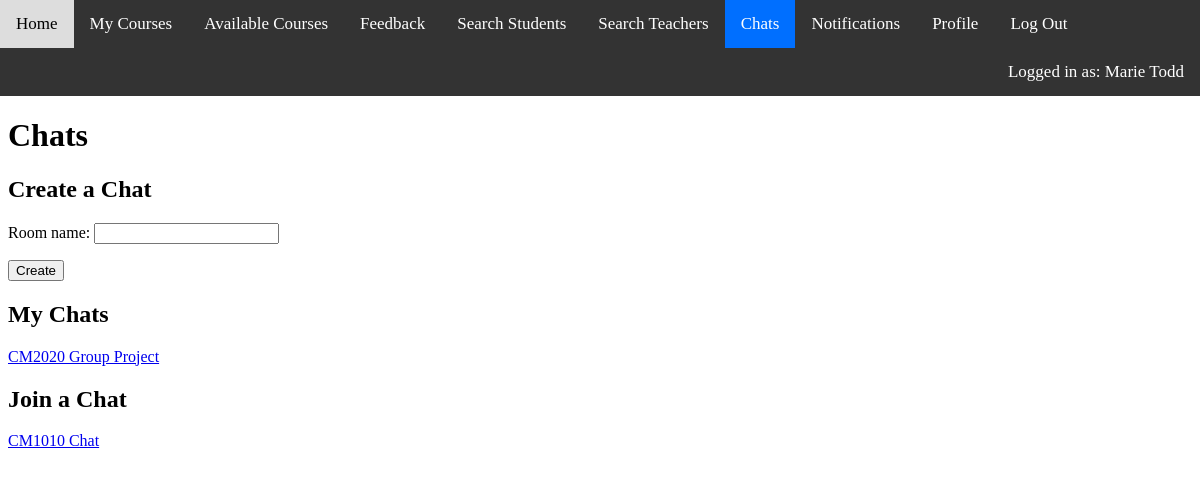
/chats (signed in), run on the app's committed database.
### elearning_app/models.py (models this page shows)
class AppUser(models.Model):
    user = models.OneToOneField(User, null=False, blank=False, on_delete=models.CASCADE)
    type = models.CharField(null=False, blank=False, max_length=256, choices=[('student', 'Student'), ('teacher', 'Teacher')])
    first_name = models.CharField(null=False, blank=False, max_length=256)
    last_name = models.CharField(null=False, blank=False, max_length=256)
    email = models.EmailField(null=False, blank=False, max_length=256)
    photo = models.FileField(null=False, blank=False, upload_to='user_photos/')

class Chat(models.Model):
    room_name = models.CharField(null=False, blank=False, max_length=256, unique=True)
    admin = models.ForeignKey(AppUser, null=False, blank=False, on_delete=models.CASCADE)
    members = models.ManyToManyField(AppUser, blank=False, related_name='members')
    chat_log = models.TextField(null=True, blank=True)

### elearning_app/views.py (the view)
# urls.py: path('chats', views.chats, name='chats'),
def chats(request):
    if request.user.is_anonymous:
        messages.warning(request, 'Please log in.')
        return redirect('/login')
    elif request.user.is_staff:
        messages.warning(request, 'Cannot access website with admin account.')
        return redirect('/login')
    else:
        chat_form = ChatForm()
        user_details = AppUser.objects.get(user=request.user)
        my_chats = Chat.objects.filter(members=user_details)
        other_chats = Chat.objects.exclude(members=user_details)
        return render(request, 'chats.html', {'chat_form': chat_form, 'my_chats': my_chats, 'other_chats': other_chats, 'user_details': user_details})

### elearning_app/forms.py
class ChatForm(forms.ModelForm):
    class Meta:
        model = Chat
        fields = ('room_name', )

### elearning_app/templates/chats.html (shortened to what this page needs)
{% extends "./base.html" %}
{% block content %}
    <h1>Chats</h1>
    <h2>Create a Chat</h2>
    <form onsubmit="createChat(event)" enctype="multipart/form-data" id="createChatForm">
        {{ chat_form.as_p }}
        <input type="submit" value="Create">
    </form>
    <h2>My Chats</h2>
    {% if my_chats|length == 0 %}
        You do not have any chats.
    {% else %}
        {% for my_chat in my_chats %}
            <a href="/chats/{{ my_chat.room_name }}">{{ my_chat.room_name }}</a><br>
        {% endfor %}
    {% endif %}
    <h2>Join a Chat</h2>
    {% if other_chats|length == 0 %}
        There are no other chats.
    {% else %}
        {% for other_chat in other_chats %}
            <a href="/chats/{{ other_chat.room_name }}/join">{{ other_chat.room_name }}</a><br>
        {% endfor %}
    {% endif %}
    <br><br><br><br><br>
{% endblock %}

### elearning_app/templates/navbar.html
<div class="navbar">
    <a href="/" {% if request.path == "/" %}class="active"{% endif %}>Home</a>
    <a href="/my_courses" {% if "my_courses" in request.path %}class="active"{% endif %}>My Courses</a>
    {% if user_details.type == 'student' %}
        <a href="/available_courses" {% if "available_courses" in request.path %}class="active"{% endif %}>Available Courses</a>
        <a href="/feedback" {% if "feedback" in request.path %}class="active"{% endif %}>Feedback</a>
    {% endif %}
    <a href="/search_students" {% if "search_students" in request.path %}class="active"{% endif %}>Search Students</a>
    <a href="/search_teachers" {% if "search_teachers" in request.path %}class="active"{% endif %}>Search Teachers</a>
    <a href="/chats" {% if "chats" in request.path %}class="active"{% endif %}>Chats</a>
    <a href="/notifications" {% if "notifications" in request.path %}class="active"{% endif %}>Notifications</a>
    <a href="/profile" {% if "profile" in request.path %}class="active"{% endif %}>Profile</a>
    <a href="/logout">Log Out</a>
    <div>Logged in as: {{ user_details.first_name }} {{ user_details.last_name }}</div>
</div>

### elearning_app/static/css/style.css (style rules this page uses)
body { margin: 0px; }
.navbar { overflow: hidden; background-color: #333; }
.navbar a, .navbar div { color: white; padding: 14px 16px; font-size: 17px; }
.navbar a { float: left; text-decoration: none; }
.navbar div { float: right; }
.navbar a.active { background-color: #006FFF; color: white; }

### data on the page
AppUser: first_name "Marie", last_name "Todd"
Chat: room_name "CM2020 Group Project"
Chat: room_name "CM1010 Chat"
